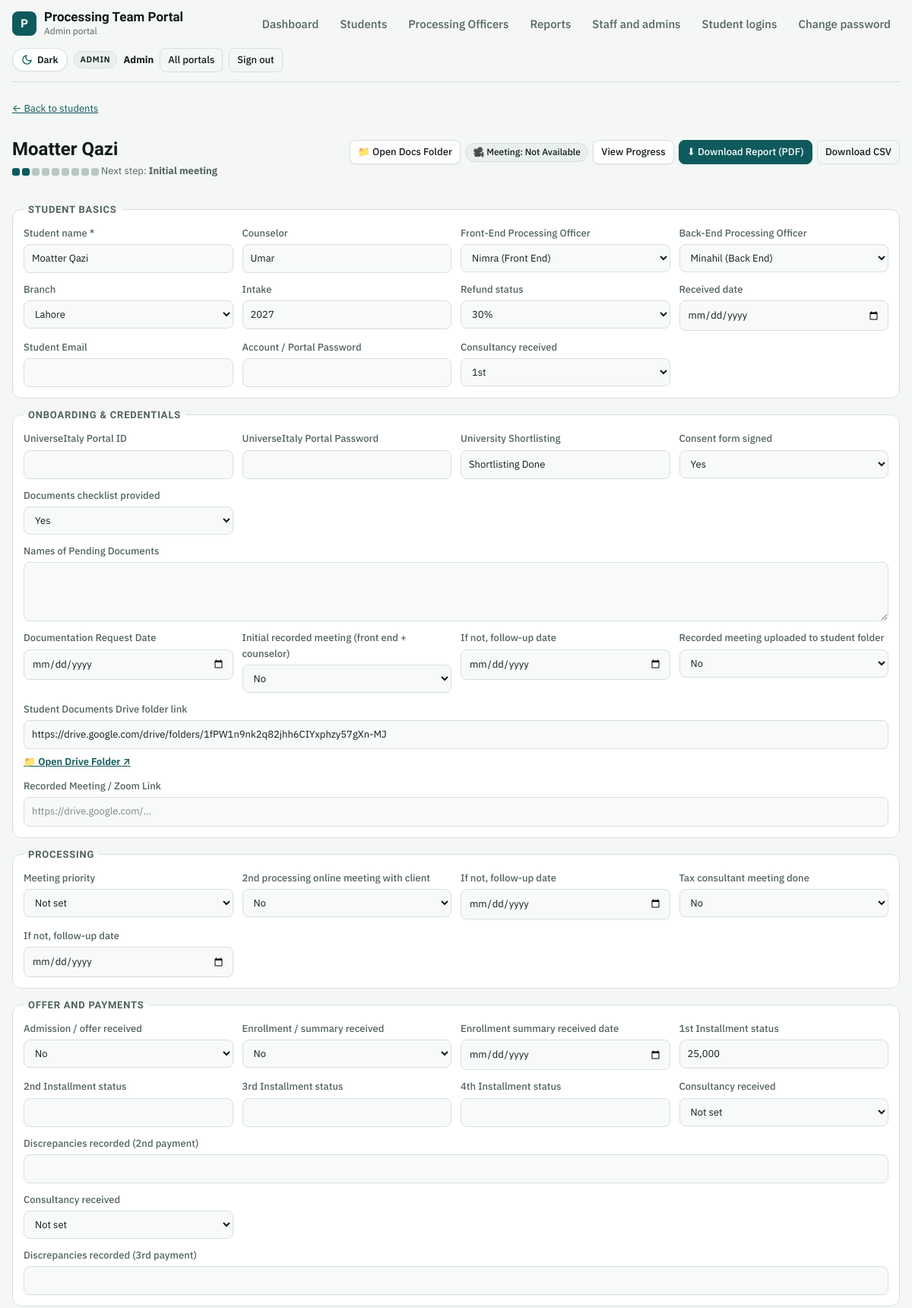
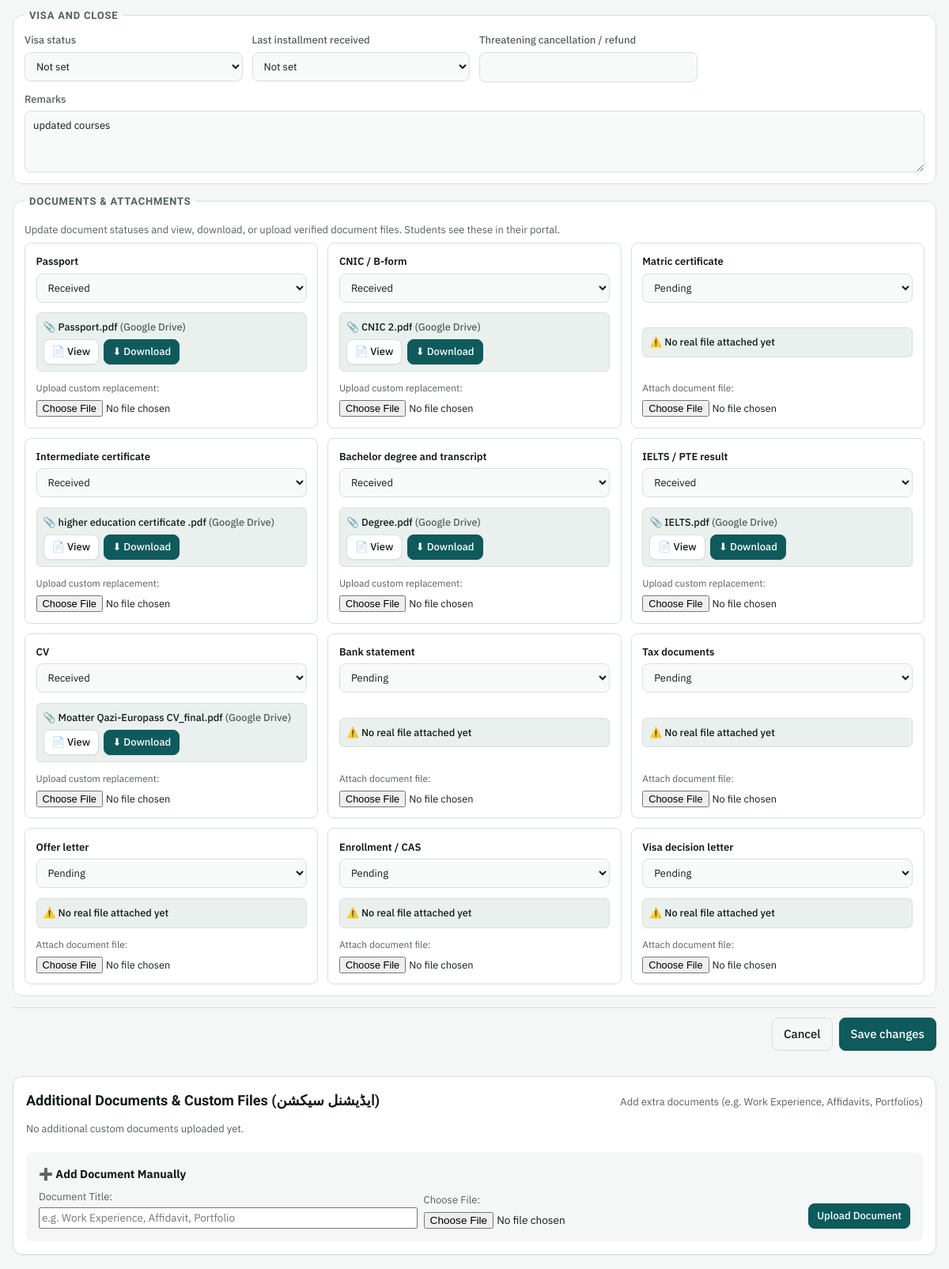
The page /admin/student.php?id=2 (signed in, upper part) on the database its author committed (2 pictures, top to bottom).
### tables this page shows
CREATE TABLE users (
  id                   INTEGER PRIMARY KEY AUTOINCREMENT,
  name                 TEXT NOT NULL,
  username             TEXT NOT NULL UNIQUE,
  password_hash        TEXT NOT NULL,
  role                 TEXT NOT NULL CHECK(role IN ('admin','officer','student')),
  student_id           INTEGER NULL UNIQUE,
  active               INTEGER NOT NULL DEFAULT 1,
  must_change_password INTEGER NOT NULL DEFAULT 1,
  last_login           TEXT NULL,
  created_at           TEXT NOT NULL, department TEXT DEFAULT 'backend',
  FOREIGN KEY (student_id) REFERENCES students(id) ON DELETE CASCADE
);

CREATE TABLE students (
  id                INTEGER PRIMARY KEY AUTOINCREMENT,
  name              TEXT NOT NULL,
  counselor         TEXT NULL,
  officer_id        INTEGER NULL,
  entered_by        INTEGER NULL,
  refund            TEXT NULL,
  branch            TEXT NULL,
  intake            TEXT NULL,
  received_date     TEXT NULL,
  consult1          TEXT NULL,
  consent           TEXT NULL,
  docs_checklist    TEXT NULL,
  initial_meeting   TEXT NULL,
  follow_up_1       TEXT NULL,
  recorded_uploaded TEXT NULL,
  drive_link        TEXT NULL,
  meeting_priority  TEXT NULL,
  second_meeting    TEXT NULL,
  follow_up_2       TEXT NULL,
  tax_meeting       TEXT NULL,
  follow_up_3       TEXT NULL,
  offer             TEXT NULL,
  consult2          TEXT NULL,
  disc2             TEXT NULL,
  enrollment        TEXT NULL,
  consult3          TEXT NULL,
  disc3             TEXT NULL,
  visa              TEXT NULL,
  last_installment  TEXT NULL,
  remarks           TEXT NULL,
  created_at        TEXT NOT NULL,
  updated_at        TEXT NULL
, csc_status TEXT DEFAULT NULL, csc_verified_at TEXT DEFAULT NULL, csc_verified_by INTEGER DEFAULT NULL, sheet_sr INTEGER, email TEXT, student_password TEXT, portal_id TEXT, portal_password TEXT, shortlisting TEXT, pending_docs_note TEXT, doc_request_date TEXT, enrollment_date TEXT, installment_1 TEXT, installment_2 TEXT, installment_3 TEXT, installment_4 TEXT, threat_cancellation TEXT, meeting_link TEXT, drive_files_json TEXT NULL, frontend_officer_id INTEGER DEFAULT NULL, frontend_officer_name TEXT DEFAULT NULL);

CREATE TABLE student_documents (
  student_id  INTEGER NOT NULL,
  doc_index   INTEGER NOT NULL,
  status      TEXT NOT NULL,
  updated_by  INTEGER NULL,
  updated_at  TEXT NOT NULL, file_path TEXT NULL, file_name TEXT NULL, file_size INTEGER NULL, mime_type TEXT NULL, uploaded_at TEXT NULL, uploaded_by INTEGER NULL,
  PRIMARY KEY (student_id, doc_index),
  FOREIGN KEY (student_id) REFERENCES students(id) ON DELETE CASCADE
);

### app/pages/student_edit.php (the view, shortened to what the rows shown need)
<?php
$admin = $u['role'] === 'admin';
$base = $admin ? 'admin' : 'officer';
$isNew = get('new') === '1' || post('mode') === 'new';
$id = (int)(get('id') ?: post('id'));
$r = $isNew ? [] : find_student($u, $id);
$officers = q("SELECT id, name, COALESCE(department, 'backend') AS department FROM users WHERE role = 'officer' AND active = 1 ORDER BY CASE WHEN department = 'frontend' THEN 0 ELSE 1 END, name")->fetchAll();
$officerMap = [];
foreach ($officers as $o) {
    $officerMap[(int)$o['id']] = $o['name'];
}
$docs = [];
$docRows = [];
if (!$isNew) {
    foreach (q('SELECT * FROM student_documents WHERE student_id = ?', [$id]) as $d) {
        $docs[(int)$d['doc_index']] = $d['status'];
        $docRows[(int)$d['doc_index']] = $d;
    }
} else {
    $customDocs = [];
}
page_start($isNew ? 'Add student' : $r['name'], $u, PORTALS[$u['role']]['label']);
?>
<div class="panel-h">
  <div>
    <h1><?= $isNew ? 'Add student' : h($r['name']) ?></h1>
    <?php if (!$isNew): $ns = next_stage($r); ?>
      <p><a href="<?= h(url($base . '/progress.php?id=' . (int)$id)) ?>" title="View student progress" style="text-decoration:none;"><?= progress_dots($r) ?></a> <?= $ns ? 'Next step: <b>' . h($ns) . '</b>' : '<b>Closed</b>' ?></p>
    <?php endif; ?>
  </div>
</div>
<form method="post" enctype="multipart/form-data" class="stack">
  <?php foreach (FIELD_GROUPS as $group => $fields): ?>
  <fieldset><legend><?= h($group) ?></legend><div class="fields">
    <?php foreach ($fields as $k => $f):
        $v = (string)($r[$k] ?? '');
        $wide = in_array($f[1], ['textarea', 'url'], true) || in_array($k, ['disc2', 'disc3'], true) ? ' wide' : ''; ?>
      <label class="f<?= $wide ?>"><span><?= h($f[0]) ?><?= $k === 'name' ? ' *' : '' ?></span>
      <?php switch ($f[1]):
        case 'officer':
            if ($admin): ?>
              <select name="<?= $k ?>"><option value="">Not assigned</option>
                <?php foreach ($officers as $o):
                  $deptTag = ($o['department'] ?? 'backend') === 'frontend' ? 'Front End' : 'Back End';
                ?><option value="<?= $o['id'] ?>" <?= (string)$o['id'] === $v ? 'selected' : '' ?>><?= h($o['name']) ?> (<?= $deptTag ?>)</option><?php endforeach; ?>
              </select>
            <?php else: ?><input value="<?= h($officerMap[(int)$v] ?? 'Not assigned') ?>" disabled><?php endif;
            break;
        case 'yn': ?>
              <select name="<?= $k ?>"><?php foreach (['' => 'Not set', 'Yes' => 'Yes', 'No' => 'No'] as $ov => $ol): ?><option value="<?= $ov ?>" <?= $v === $ov ? 'selected' : '' ?>><?= $ol ?></option><?php endforeach; ?></select>
        <?php break;
        case 'select': ?>
              <select name="<?= $k ?>"><?php foreach ($f[2] as $ov): ?><option value="<?= h($ov) ?>" <?= $v === $ov ? 'selected' : '' ?>><?= $ov === '' ? 'Not set' : h($ov) ?></option><?php endforeach; ?></select>
        <?php break;
        case 'textarea': ?>
              <textarea name="<?= $k ?>" rows="3"><?= h($v) ?></textarea>
        <?php break;
        case 'date': ?>
              <input type="date" name="<?= $k ?>" value="<?= h($v) ?>">
        <?php break;
        case 'url': ?>
              <input type="url" name="<?= $k ?>" value="<?= h($v) ?>" placeholder="https://drive.google.com/...">
              <?php if (safe_link($v)): ?>
                <a class="small" href="<?= h($v) ?>" target="_blank" rel="noopener noreferrer" style="font-weight:600; display:inline-block; margin-top:0.2rem;">
                  <?= $k === 'meeting_link' ? '🎥 Open Meeting / Recording ↗' : '📁 Open Drive Folder ↗' ?>
                </a>
              <?php endif; ?>
        <?php break;
        default: ?>
              <input name="<?= $k ?>" value="<?= h($v) ?>" <?= $k === 'name' ? 'required' : '' ?>>
      <?php endswitch; ?>
      </label>
    <?php endforeach; ?>
  </div></fieldset>
  <?php endforeach; ?>
  <fieldset><legend>Documents & Attachments</legend>
    <div class="doc-grid">
    <?php foreach (DOCS as $i => $d):
      $v = $docs[$i] ?? '';
      $hasFile = !empty($docRows[$i]['file_path']);
    ?>
      <div class="doc-card">
        <label class="f" style="margin-bottom: 0.4rem;">
          <span style="font-weight:600; color:var(--fg);"><?= h($d) ?></span>
          <select name="doc_<?= $i ?>">
            <?php foreach (DOC_STATUS as $ov): ?>
              <option value="<?= h($ov) ?>" <?= $v === $ov ? 'selected' : '' ?>><?= $ov === '' ? 'Not requested' : h($ov) ?></option>
            <?php endforeach; ?>
          </select>
        </label>
        <?php if (!$isNew): ?>
          <div class="doc-attachment-box">
            <?php if ($hasFile):
              $df = $docRows[$i];
              $isGdrive = str_starts_with((string)($df['file_path'] ?? ''), 'gdrive:');
              $kb = round(($df['file_size'] ?? 0) / 1024, 1);
            ?>
              <div class="doc-attachment-name">📎 <?= h($df['file_name']) ?> <?= $isGdrive ? '<span class="muted">(Google Drive)</span>' : '(' . $kb . ' KB)' ?></div>
              <div style="margin-top: 0.3rem; display:flex; gap: 0.4rem; align-items:center; flex-wrap:wrap;">
                <a class="btn sm" href="<?= h(url('document.php?id=' . (int)$id . '&doc=' . $i)) ?>" target="_blank" title="View Specific Document">📄 View</a>
                <a class="btn sm primary" href="<?= h(url('document.php?id=' . (int)$id . '&doc=' . $i . '&download=1')) ?>" title="Download Specific Document">⬇ Download</a>
              </div>
            <?php else: ?>
              <div class="doc-attachment-name muted">⚠️ No real file attached yet</div>
            <?php endif; ?>
          </div>
        <?php endif; ?>
        <div style="margin-top: 0.35rem;">
          <label class="small muted" style="display:block; margin-bottom: 0.2rem; font-size: 0.75rem;">
            <?= $hasFile ? 'Upload custom replacement:' : 'Attach document file:' ?>
          </label>
          <input type="file" name="doc_file_<?= $i ?>" accept=".pdf,.jpg,.jpeg,.png,.doc,.docx" style="font-size:0.8rem; width:100%;">
        </div>
      </div>
    <?php endforeach; ?>
    </div>
  </fieldset>
</form>
<?php if (!$isNew): ?>
<section class="panel">
  <div class="panel-h">
    <h2>Additional Documents & Custom Files (ایڈیشنل سیکشن)</h2>
  </div>
</section>
<?php endif; ?>
<?php endif;
page_end();

### app/layout.php (shortened to what the rows shown need)
<?php
function nav_items(string $role): array {
    return match ($role) {
        'admin'   => ['admin/index.php' => 'Dashboard', 'admin/students.php' => 'Students', 'admin/officers.php' => 'Processing Officers', 'admin/reports.php' => 'Reports', 'admin/staff.php' => 'Staff and admins', 'admin/logins.php' => 'Student logins'],
        'officer' => ['officer/index.php' => 'Dashboard', 'officer/students.php' => 'My students'],
        'student' => ['student/index.php' => 'My file'],
        default   => [],
    };
}
function theme_toggle_btn(): string {
    return '<button type="button" class="theme-toggle" data-theme-toggle aria-label="Switch theme" title="Switch between Light and Dark mode" aria-pressed="false">'
         . '<svg class="icon-sun" viewBox="0 0 24 24" aria-hidden="true"><circle cx="12" cy="12" r="5"/><line x1="12" y1="1" x2="12" y2="3"/><line x1="12" y1="21" x2="12" y2="23"/><line x1="4.22" y1="4.22" x2="5.64" y2="5.64"/><line x1="18.36" y1="18.36" x2="19.78" y2="19.78"/><line x1="1" y1="12" x2="3" y2="12"/><line x1="21" y1="12" x2="23" y2="12"/><line x1="4.22" y1="19.78" x2="5.64" y2="18.36"/><line x1="18.36" y1="5.64" x2="19.78" y2="4.22"/></svg>'
         . '<svg class="icon-moon" viewBox="0 0 24 24" aria-hidden="true"><path d="M21 12.79A9 9 0 1 1 11.21 3 7 7 0 0 0 21 12.79z"/></svg>'
         . '<span data-theme-label>Dark</span>'
         . '</button>';
}
function page_start(string $title, ?array $u = null, string $portalLabel = ''): void {
    global $CONFIG;
    $self = ltrim(substr(parse_url($_SERVER['REQUEST_URI'] ?? '', PHP_URL_PATH) ?: '', strlen(base_url())), '/');
    $cookieTheme = $_COOKIE['ptp_theme'] ?? '';
    $htmlThemeAttr = in_array($cookieTheme, ['light', 'dark'], true) ? ' data-theme="' . h($cookieTheme) . '"' : '';
    ?><!doctype html>
<html lang="en"<?= $htmlThemeAttr ?>>
<head>
<link rel="stylesheet" href="<?= h(url('assets/style.css')) ?>">
</head>
<body>
<div class="wrap">
<?php if ($u): ?>
<header class="top">
  <a class="brand" href="<?= h(url('index.php')) ?>" style="text-decoration:none; color:inherit;"><div class="mark">P</div><div><div class="app"><?= h($CONFIG['app_name']) ?></div><small><?= h($portalLabel) ?></small></div></a>
  <nav class="tabs">
    <?php foreach (nav_items($u['role']) as $href => $label): ?>
      <a href="<?= h(url($href)) ?>" <?= $self === $href ? 'aria-current="page"' : '' ?>><?= h($label) ?></a>
    <?php endforeach; ?>
    <a href="<?= h(url('account/password.php?portal=' . $u['role'])) ?>" <?= $self === 'account/password.php' ? 'aria-current="page"' : '' ?>>Change password</a>
  </nav>
  <div class="who">
    <?= theme_toggle_btn() ?>
    <span class="role"><?= h(ucfirst($u['role'] === 'officer' ? 'Officer' : $u['role'])) ?></span>
    <b><?= h($u['name']) ?></b>
    <a class="btn sm ghost" href="<?= h(url('index.php')) ?>">All portals</a>
    <form method="post" action="<?= h(url('logout.php')) ?>"><button class="btn sm ghost" type="submit">Sign out</button></form>
  </div>
</header>
<?php else: ?>
<div class="guest-topbar">
  <?= theme_toggle_btn() ?>
</div>
<?php endif; ?>
<main>
<?php endforeach;
}
function page_end(): void { ?>
</main>
</div>
</body>
</html>
<?php }

### rows shown on the page
users: role "Dashboard", role "Students", role "Processing Officers", role "Reports", role "Staff and admins", role "Student logins", role "ADMIN", name "Admin"
users: students.name "Moatter Qazi", name "Moatter Qazi", counselor "Umar", intake "2027", shortlisting "Shortlisting Done", drive_link "https://drive.google.com/drive/folders/1fPW1n9nk2q82jhh6CIYxphzy57gXn-MJ", installment_1 "25,000", remarks "updated courses"
student_documents: file_name "Passport.pdf"
student_documents: file_name "CNIC 2.pdf"
student_documents: file_name "higher education certificate .pdf"
student_documents: file_name "Degree.pdf"
student_documents: file_name "IELTS.pdf"
student_documents: file_name "Moatter Qazi-Europass CV_final.pdf"

### other values the page prints
$CONFIG['app_name'] "Processing Team Portal"
$portalLabel "Admin portal"
$ns "Initial meeting"
$group "STUDENT BASICS"
$f[0] "Student name"
$f[0] "Counselor"
$f[0] "Front-End Processing Officer"
$f[0] "Back-End Processing Officer"
$f[0] "Branch"
$f[0] "Intake"
$f[0] "Refund status"
$f[0] "Received date"
$f[0] "Student Email"
$f[0] "Account / Portal Password"
$f[0] "Consultancy received"
